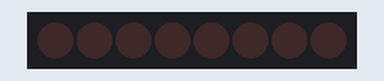
This sketch was run on a simulated Arduino Uno, built with avr-gcc and run on an emulated ATmega328P. Shown: 8 shift-register outputs drawn as a row of LEDs (first output left, lit = HIGH). Wiring (inferred from the names in the program): shift register (74HC595): data pin 12; shift clock pin 9; latch pin 11. Wiring (inferred from the signals the program sends): row of LEDs: on Q0, Q1, Q2, Q3, Q4, Q5, Q6, Q7.

Above: at 0.05 s.
At 0.45 s:
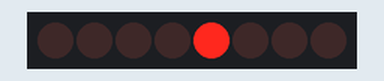
At 0.75 s:
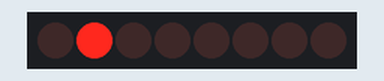
At 1.45 s:
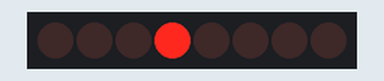
At 2.15 s:
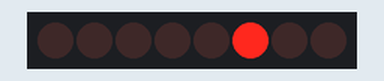
At 2.85 s:
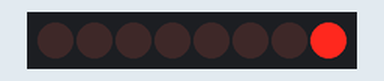
Timing chart, 0 to 3.1 s (numbered marks = the images above):
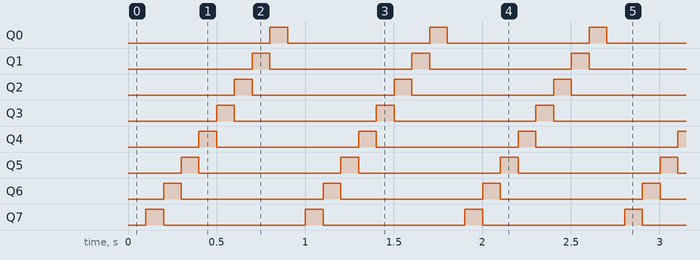

The sketch:

LEDs_with_74HC595.ino
```cpp
int tDelay = 100;
int latchPin = 11;      // (11) ST_CP [RCK] on 74HC595
int clockPin = 9;      // (9) SH_CP [SCK] on 74HC595
int dataPin = 12;     // (12) DS [S1] on 74HC595

byte leds = 0;

void updateShiftRegister()
{
   digitalWrite(latchPin, LOW);   // Low signal to start bit data transmission
   shiftOut(dataPin, clockPin, LSBFIRST, leds);   // ShiftOut data(dataPin, clockPin, leds) and bitorder LSBFIRST
   digitalWrite(latchPin, HIGH); // High signal to latch data transmission
}

void setup()
{
  pinMode(latchPin, OUTPUT);
  pinMode(dataPin, OUTPUT);
  pinMode(clockPin, OUTPUT);
}

void loop()
{
  leds = 0;
  updateShiftRegister();
  delay(tDelay);
  for (int i = 0; i < 8; i++)
  {
    bitSet(leds, i);    // Writes one bit to the variable leds, at position i
    if (i>=1)
    {
      bitClear(leds,i-1);   // Clears (writes a 0 to) a bit of a numeric variable leds, at position i-1
    }
    updateShiftRegister();
    delay(tDelay);
  }
}
```

Measured:
- by itself, Q0–7: alternates HIGH for 0.10 s and LOW for 0.80 s
- by itself, everything shown: repeats every 0.90 s, in 9 steps
